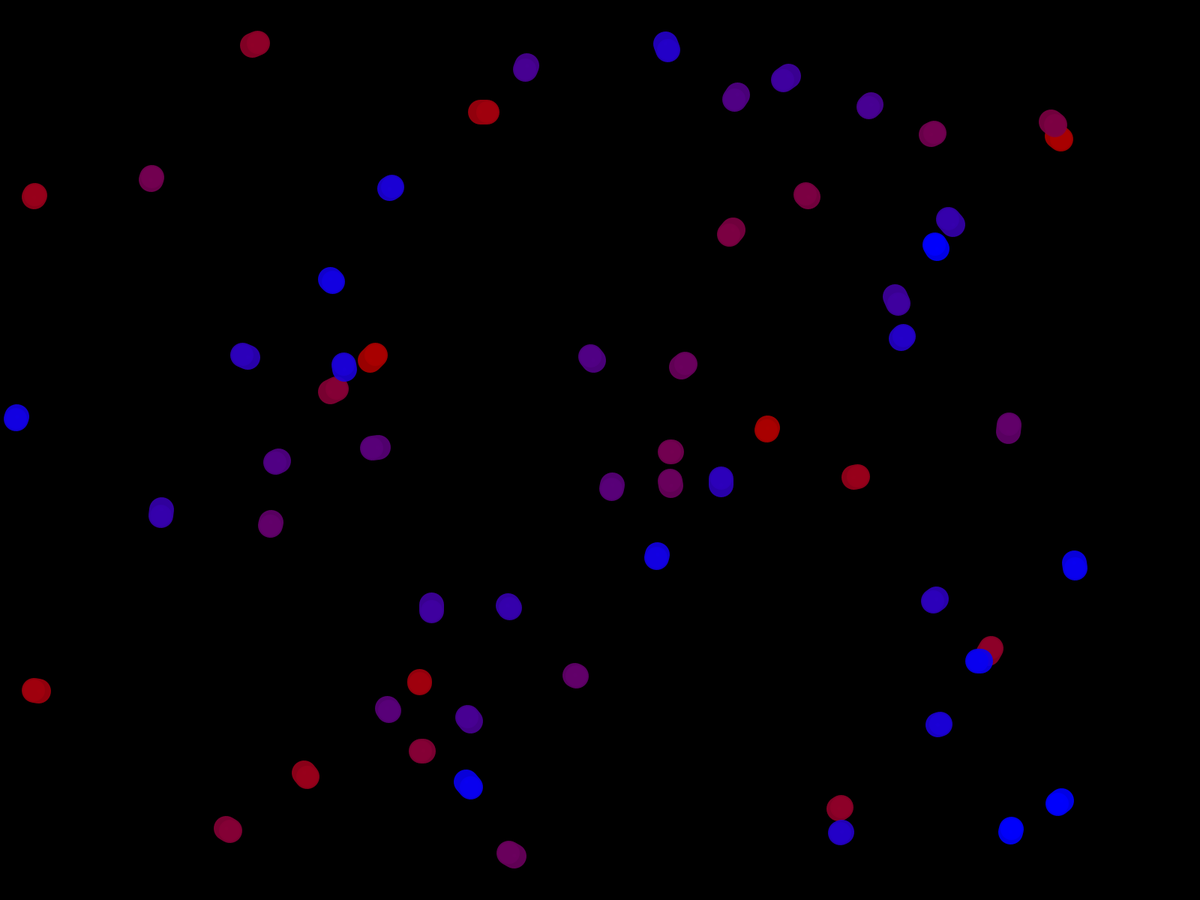
Frame 1 (no input)
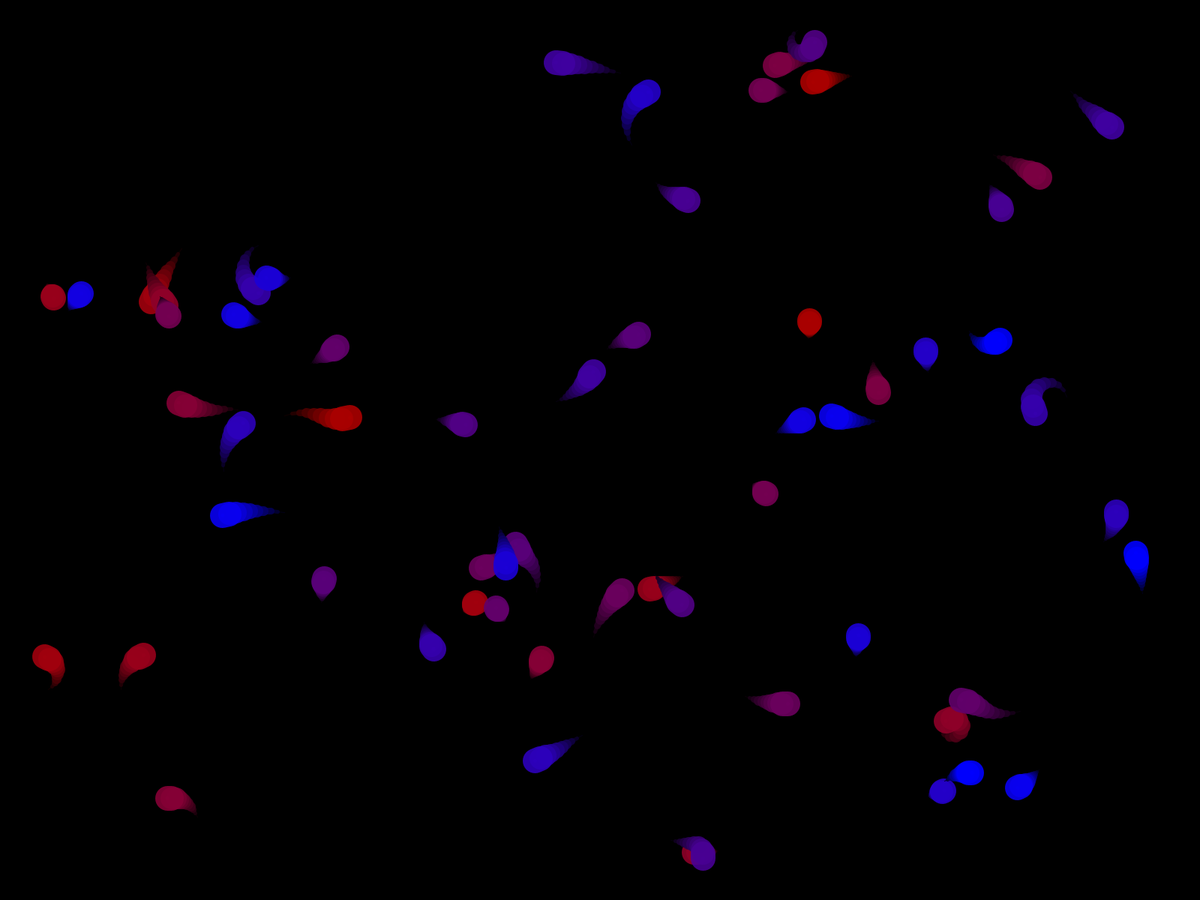
Frame 60 (the mouse pressed at the canvas centre just before this capture)
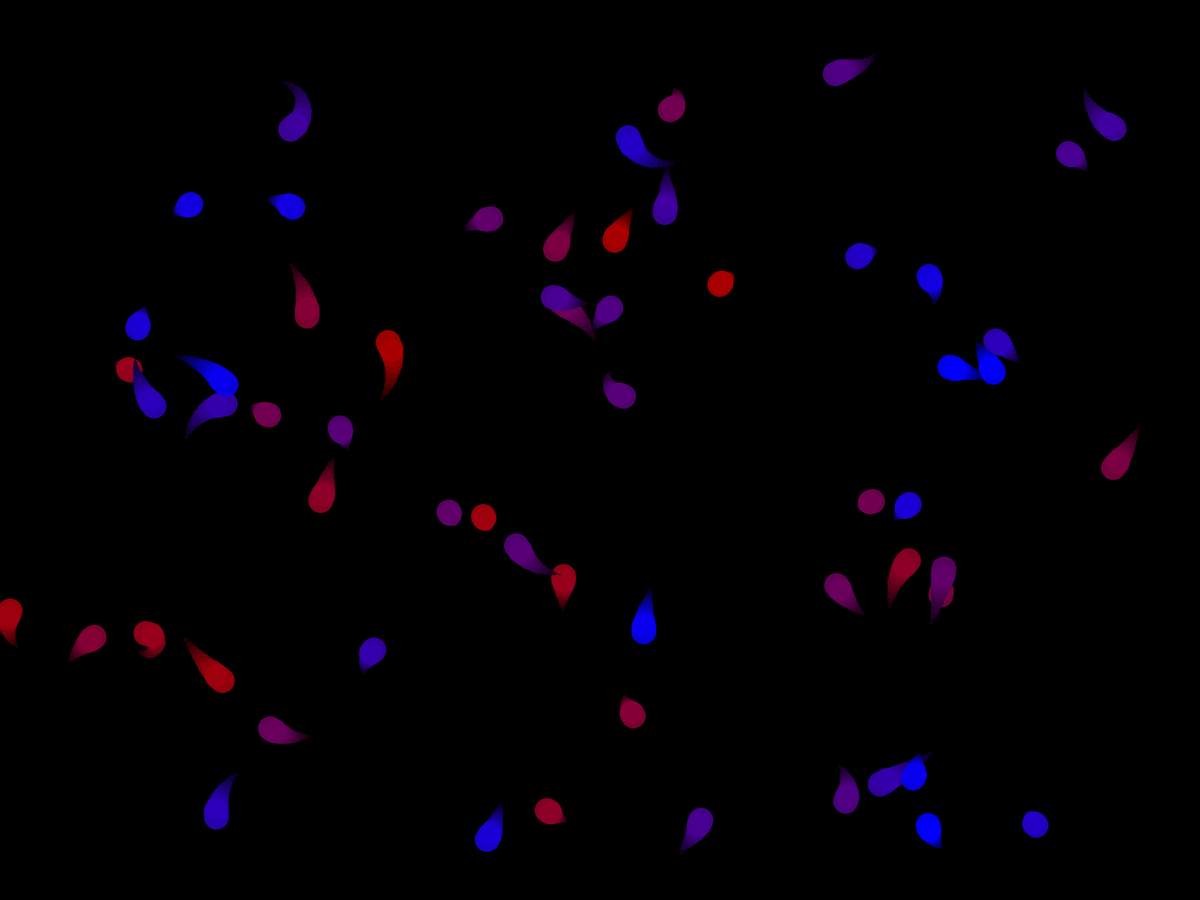
Frame 120 (the mouse held since frame 60 and released just before this capture)

The Processing sketch that drew these frames (run headless with seeded random() and noise(); from frame 60 on, the mouse is pressed at the canvas centre):

// Processing sketch: circle_tracers_fatties
// ── circle_tracers_fatties.pde
Palette colors;
Tracer[] tracers;
boolean mouseWasPressed = false;
boolean drawPalette = false;


void setup() {
  fullScreen();
  colors = new Palette(20, #AA0000, #0000FF);
  freshTracers();
}

void draw() {
  background(0);
  for (Tracer tracer : tracers) {
    tracer.Move().Draw();
  }
  
  if (mouseWasPressed) {
    mouseWasPressed = false;
  }
  if (drawPalette) {
    for (int i = 0; i < colors.Size(); i++) {
      noStroke();
      fill(colors.Get(i).Value);
      rect(i*50, 0, 50, 50);
    }
  }
}

void mousePressed() {
  mouseWasPressed = true;
}

void freshTracers() {
  int mult = 3;
  tracers = new Tracer[colors.Size()*mult];
  for (int i = 0; i < colors.Size(); i++) {
    for (int j = 0; j < mult; j++) {
      tracers[i*mult+j] = newRandomTracer(colors.Get(i));
    }
  }
}

Tracer newRandomTracer(Color col) {
  float r = random(height/2.0-5.0)+5.0;
  float speed = random(-8.0, 8.0);
  if (speed < 0) {
    speed -= 2;
  } else {
    speed += 2;
  }
  return new Tracer(random(r, width-r), random(r, height-r))
              .WithRadius(r)
              .WithSpeed(speed)
              .WithAngle(random(TWO_PI))
              .WithTail(10)
              .WithColor(col);
}

// ── Palette.pde
// The color class wraps a native color value in an object so that 
// the colors of multiple things can be updated at the same time.
class Color {
  color Value;
  
  Color(color c) {
    this.Value = c;
  }
  
  Color(int red, int green, int blue) {
    this.Value = color(red, green, blue);
  }
  
  Color(int red, int green, int blue, int alpha) {
    this.Value = color(red, green, blue, alpha);
  }
  
  int Alpha() {
    return this.Value >> 24 & 0xFF;
  }
  
  int Red() {
    return this.Value >> 16 & 0xFF;
  }
  
  int Green() {
    return this.Value >> 8 & 0xFF;
  }
  
  int Blue() {
    return this.Value & 0xFF;
  }
  
  color Opposite() {
    return this.Value ^ 0x00FFFFFF;
  }
  
  Color Set(color col) {
    this.Value = col;
    return this;
  }
  
  Color SetAlpha(int alpha) {
    this.Value = (this.Value & 0x00FFFFFF) | ((alpha & 0xFF) << 24);
    return this;
  }
  
  Color SetRed(int red) {
    this.Value = (this.Value & 0xFF00FFFF) | ((red & 0xFF) << 16);
    return this;
  }
  
  Color SetGreen(int green) {
    this.Value = (this.Value & 0xFFFF00FF) | ((green & 0xFF) << 8);
    return this;
  }
  
  Color SetBlue(int blue) {
    this.Value = (this.Value & 0xFFFFFF00) | (blue & 0xFF);
    return this;
  }

  // AddAlpha adds the provided delta to the alpha value.
  // If the resulting value is less than 0 or more than 255, the result will be either 0 or 255 respectively.
  Color AddAlpha(int delta) {
    return this.SetAlpha(max(min(this.Alpha() + delta, 255), 0));
  }

  // AddRed adds the provided delta to the red value.
  // If the resulting value is less than 0 or more than 255, the result will be either 0 or 255 respectively.
  Color AddRed(int delta) {
    return this.SetRed(max(min(this.Red() + delta, 255), 0));
  }

  // AddGreenm adds the provided delta to the green value.
  // If the resulting value is less than 0 or more than 255, the result will be either 0 or 255 respectively.
  Color AddGreen(int delta) {
    return this.SetGreen(max(min(this.Green() + delta, 255), 0));
  }
  
  // AddBlue adds the provided delta to the blue value.
  // If the resulting value is less than 0 or more than 255, the result will be either 0 or 255 respectively.
  Color AddBlue(int delta) {
    return this.SetBlue(max(min(this.Blue() + delta, 255), 0));
  }
  
  // AddRBG adds the provided deltas to this color.
  // If any resulting value is less than 0 or more than 255, that value ends up being either 0 or 255 respectively.
  Color AddRGB(int dred, int dgreen, int dblue) {
    return this.AddRed(dred).AddGreen(dgreen).AddBlue(dblue);
  }
  
  // AddRGBAlpha adds the provided deltas to this color.
  // If any resulting value is less than 0 or more than 255, that value ends up being either 0 or 255 respectively.
  Color AddRGBAlpha(int dred, int dgreen, int dblue, int dalpha) {
    return this.AddRed(dred).AddGreen(dgreen).AddBlue(dblue).AddAlpha(dalpha);
  }
}

class Palette {
  Color[] Colors;
  
  // Initialize the palette with the given size.
  // Colors are on a gradient from black to white.
  // Set them as needed using .Set(index, color).
  Palette(int size) {
    this(size, #000000, #FFFFFF);
  }
  
  // Create a palette with the given size on a gradient from fromColor to toColor.
  Palette(int size, color fromColor, color toColor) {
    this.Colors = new Color[size];
    this.Colors[0] = new Color(fromColor);
    this.Colors[size-1] = new Color(toColor);
    for (int i = 1; i < size-1; i++) {
      this.Colors[i] = new Color(lerpColor(fromColor, toColor, (float)i / (float)(size-1)));
    }
  }
  
  // Create a palette with the given size on a gradient from fromColor to toColor.
  // All colors will have the given alpha (0 to 255).
  Palette(int size, color fromColor, color toColor, int alpha) {
    this(size, fromColor, toColor);
    for (Color col : this.Colors) {
      col.SetAlpha(alpha);
    }
  }
  
  // Create a palette with the provided colors.
  Palette(color... colors) {
    this.Colors = new Color[colors.length];
    for (int i = 0; i < colors.length; i++) {
      this.Colors[i] = new Color(colors[i]);
    }
  }
  
  // Combine multiple palettes into a new one.
  // The new palette will have new Color instances.
  // Changing one will not affect the other.
  Palette(Palette... palettes) {
    int size = 0;
    for (Palette pal : palettes) {
      size += pal.Size();
    }
    this.Colors = new Color[size];
    int i = 0;
    for (Palette pal : palettes) {
      for (Color col : pal.Colors) {
        this.Colors[i] = new Color(col.Value);
        i++;
      }
    }
  }
  
  // Append will add copies of the colors in the provided palette to the end
  // of this palette. If the last color of this palette equals the first color
  // of the provided palette, that entry is skipped.
  // Returns itself.
  Palette Append(Palette that) {
    int thisLen = this.Colors.length;
    int thatLen = that.Colors.length;
    int newSize = thisLen + thatLen;
    
    boolean skipFirst = thisLen > 0 && thatLen > 0 && this.Colors[thisLen-1].Value == that.Colors[0].Value;
    if (skipFirst) {
      newSize--;
    }
    this.Colors = (Color[])expand(this.Colors, newSize);
    
    int di = thisLen;
    int i = 0;
    if (skipFirst) {
      di--;
      i++;
    }
    for (; i < thatLen; i++) {
      this.Colors[di+i] = new Color(that.Colors[i].Value);
    }
    return this;
  }
  
  // Size returns the number of colors in this palette.
  int Size() {
    return this.Colors.length;
  }
  
  // Get the Color (object) at the given index.
  Color Get(int index) {
    return this.Colors[index];
  }
  
  // Set the given index to the provided color value.
  // Returns itself so that it can be called multiple times in a row.
  Palette Set(int index, color value) {
    this.Colors[index].Value = value;
    return this;
  }

  // SetAlpha will set the alpha value for all colors in this palette.
  // Returns itself.
  Palette SetAlpha(int alpha) {
    for (Color col : this.Colors) {
      col.SetAlpha(alpha);
    }
    return this;
  }
  
  // AddAlpha will add the provided delta to all colors in this palette.
  // Returns itself.
  Palette AddAlpha(int dalpha) {
    for (Color col : this.Colors) {
      col.AddAlpha(dalpha);
    }
    return this;
  }
}

// ── Tracer.pde
class Spot {
  float X;
  float Y;
  
  Spot(float x, float y) {
    this.X = x;
    this.Y = y;
  }
  
  Spot Copy() {
    return new Spot(this.X, this.Y);
  }
}

class Tracer {
  Spot Center;
  float Radius;
  float Angle;
  float Speed;
  Color Col;
  Spot[] history;
  int histInd;
  Palette histPal;
  
  Tracer(float x, float y) {
    this.Center = new Spot(x, y);
  }
  
  Tracer WithRadius(float radius) {
    this.Radius = radius;
    return this;
  }
  
  Tracer WithAngle(float angle) {
    this.Angle = angle;
    return this;
  }
  
  Tracer WithSpeed(float speed) {
    this.Speed = speed;
    return this;
  }
  
  Tracer WithTail(int len) {
    Spot cur = this.Cur();
    this.history = new Spot[len];
    for (int i = 0; i < this.history.length; i++) {
      this.history[i] = cur.Copy();
    }
    return this;
  }
  
  Tracer WithColor(Color col) {
    this.Col = col;
    this.histPal = new Palette(this.history.length, #000000, this.Col.Value);
    for (int i = 0; i < this.histPal.Size(); i++) {
      // at i = 0, alpha = 0.
      // at i = length, alpha = 255.
      // m = (255 - 0)/(length - 0) = 255/length
      // b = 0
      this.histPal.SetAlpha(int((float)255.0/this.histPal.Size()*(float)i));
    }
    return this;
  }
  
  Spot Cur() {
    return new Spot(
      this.Center.X + this.Radius * cos(this.Angle),
      this.Center.Y + this.Radius * sin(this.Angle)
    );
  }
  
  void normalizeAngle() {
    if (this.Angle < 0) {
      this.Angle += TWO_PI;
    }
    if (this.Angle >= TWO_PI) {
      this.Angle -= TWO_PI;
    }
  }
  
  Tracer Move() {
    // Move the current spot along the arc in the amount of the speed.
    // arc length = radius * angle, so angle = length / radius.
    this.Angle = this.Angle + this.Speed / this.Radius;
    // Keep the angle between zero and two*pi.
    this.normalizeAngle();
    
    this.histInd = (this.histInd + 1) % this.history.length;
    this.history[this.histInd] = this.Cur();
    
    if (int(random(TWO_PI*2)) == 0 || mouseWasPressed) {
      // Pick a new center on the opposite side.
      float r = random(height/2.0-5.0)+5.0;
      Spot cen = new Spot(
        this.Center.X + (this.Radius+r)*cos(this.Angle),
        this.Center.Y + (this.Radius+r)*sin(this.Angle)
      );
      // Only switch if the whole circle fits on the screen.
      if (cen.X > r && cen.X < width-r && cen.Y > r && cen.Y < height-r) {
        this.Center = cen;
        this.Radius = r;
        this.Speed *= -1;
        this.Angle += PI;
        this.normalizeAngle();
      }
    }
    return this;
  }
  
  Tracer Draw() {
    stroke(this.Col.Value);
    
    // Draw the history lines
    for (int i = 0; i < this.history.length-1; i++) {
      int pos1 = (this.histInd + i + 1) % this.history.length;
      int pos2 = (this.histInd + i + 2) % this.history.length;
      Spot s1 = this.history[pos1];
      Spot s2 = this.history[pos2];
      stroke(this.histPal.Get(i+1).Value);
      strokeWeight(40.0/(float)this.history.length * (float)i + 1.0);
      line(s1.X, s1.Y, s2.X, s2.Y);
    }

    
    noStroke();
    fill(this.Col.Value);
    // Draw the history dots
    // for (int i = 0; i < this.history.length; i++) {
    //   int pos = (this.histInd + i) % this.history.length;
    //   circle(this.history[pos].X, this.history[pos].Y, 5);
    // }
    
    // Draw the current dot.
    Spot cur = this.Cur();
    circle(cur.X, cur.Y, 5);
    
    // Draw a center dot.
    // fill(#FFFFFF);
    // circle(this.Center.X, this.Center.Y, 5);
    return this;
  }
}
